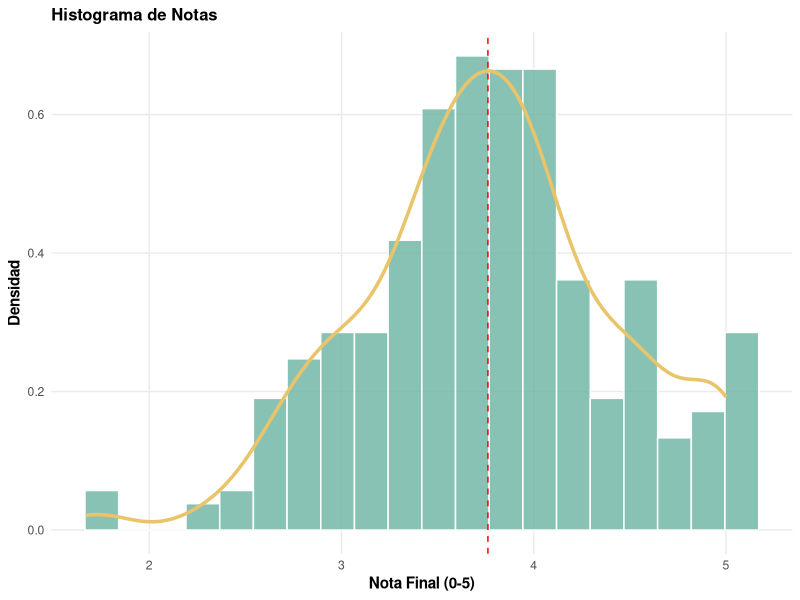
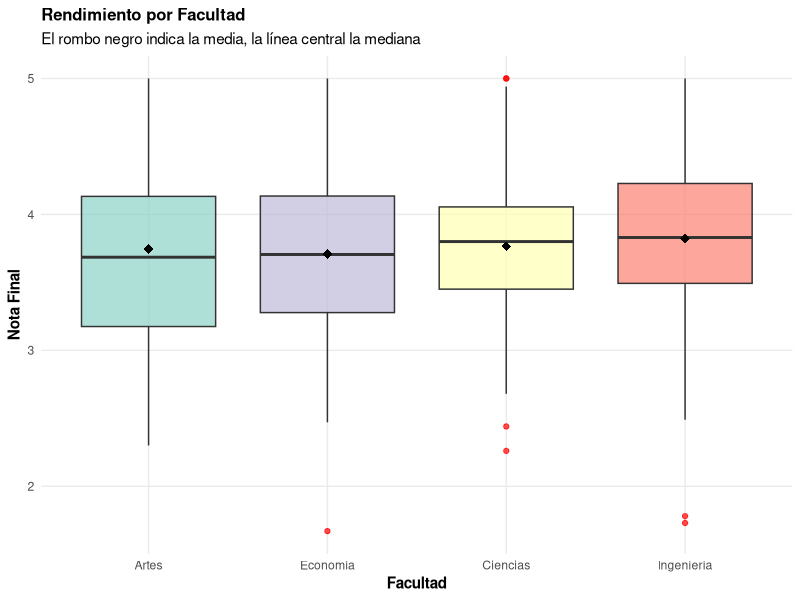
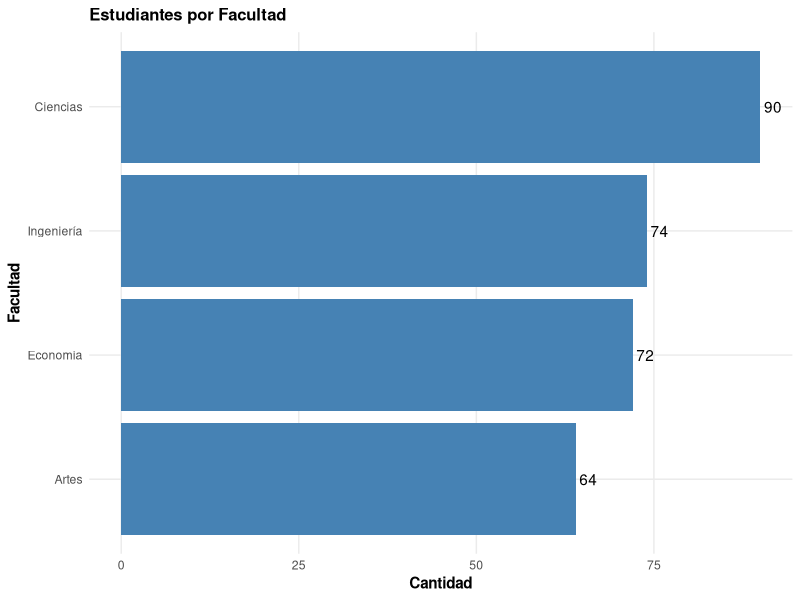
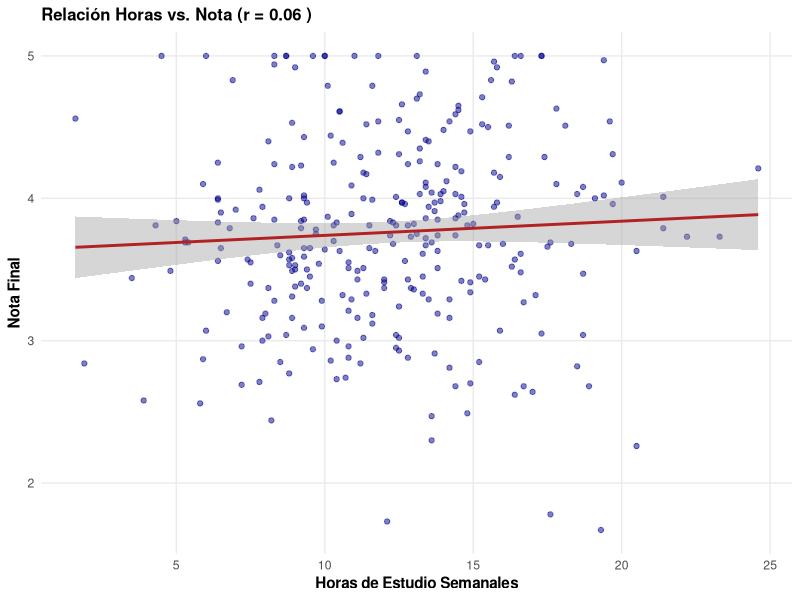

These figures' R source, in order:
## ---- chunk 1
#| label: setup-cap1
#| message: false
#| warning: false

library(tidyverse)
library(knitr)
library(kableExtra)
library(e1071)      # Para asimetría y curtosis
library(patchwork)  # Para unir gráficos

# Configuración global del tema gráfico
theme_set(theme_minimal() + 
            theme(
              plot.title = element_text(face = "bold", size = 12),
              axis.title = element_text(face = "bold"),
              panel.grid.minor = element_blank()
            ))

## ---- chunk 2
#| label: data-generation

set.seed(2026) # Para reproducibilidad

n <- 300

datos_estudiantes <- data.frame(
  id = 1:n,
  genero = sample(c("Femenino", "Masculino"), n, replace = TRUE, prob = c(0.5, 0.5)),
  facultad = sample(c("Ingeniería", "Ciencias", "Artes", "Economía"), n, replace = TRUE),
  edad = sample(17:25, n, replace = TRUE, prob = c(0.1, 0.3, 0.25, 0.15, 0.1, 0.05, 0.03, 0.01, 0.01)),
  horas_estudio = round(rnorm(n, mean = 12, sd = 4), 1),
  nota_final = round(rnorm(n, mean = 3.8, sd = 0.7), 2)
)

# Ajustes lógicos (limpieza de datos simulados)
datos_estudiantes <- datos_estudiantes %>%
  mutate(
    horas_estudio = ifelse(horas_estudio < 0, 0, horas_estudio),
    nota_final = pmin(pmax(nota_final, 0), 5.0) # Acotar notas entre 0 y 5
  )

# Vista previa
head(datos_estudiantes) %>%
  kable(caption = "Primeros registros del dataset de Estudiantes") %>%
  kable_styling(bootstrap_options = c("striped", "hover"), full_width = F)

## ---- chunk 3
#| label: tendencia-central

stats_central <- datos_estudiantes %>%
  summarise(
    Media = mean(nota_final),
    Mediana = median(nota_final),
    Media_Recortada = mean(nota_final, trim = 0.1) # Elimina el 10% extremo superior e inferior
  )

stats_central %>%
  kable(digits = 2, caption = "Medidas de Tendencia Central (Nota Final)")

## ---- chunk 4
#| label: dispersion

stats_dispersion <- datos_estudiantes %>%
  summarise(
    Minimo = min(nota_final),
    Maximo = max(nota_final),
    Rango = max(nota_final) - min(nota_final),
    Varianza = var(nota_final),
    Desv_Std = sd(nota_final),
    CV = (sd(nota_final) / mean(nota_final)) * 100
  )

stats_dispersion %>%
  kable(digits = 3, caption = "Medidas de Dispersión de las Notas")

## ---- chunk 5
#| label: forma

stats_forma <- datos_estudiantes %>%
  summarise(
    Asimetria = skewness(nota_final),
    Curtosis = kurtosis(nota_final)
  )

print(stats_forma)

## ---- chunk 6
#| label: fig-hist-notas
#| fig-cap: "Distribución de las Notas Finales"

ggplot(datos_estudiantes, aes(x = nota_final)) +
  geom_histogram(aes(y = ..density..), bins = 20, fill = "#69b3a2", color = "white", alpha = 0.8) +
  geom_density(color = "#e9c46a", size = 1.2) +
  geom_vline(aes(xintercept = mean(nota_final)), color = "red", linetype = "dashed") +
  labs(title = "Histograma de Notas", x = "Nota Final (0-5)", y = "Densidad")

## ---- chunk 7
#| label: fig-boxplot-facultad
#| fig-cap: "Comparación de notas por Facultad"

ggplot(datos_estudiantes, aes(x = reorder(facultad, nota_final, FUN = median), y = nota_final, fill = facultad)) +
  geom_boxplot(alpha = 0.7, outlier.colour = "red") +
  stat_summary(fun = mean, geom = "point", shape = 18, size = 3, color = "black") + # Rombo negro es la media
  scale_fill_brewer(palette = "Set3") +
  labs(title = "Rendimiento por Facultad",
       subtitle = "El rombo negro indica la media, la línea central la mediana",
       x = "Facultad", y = "Nota Final") +
  theme(legend.position = "none")

## ---- chunk 8
#| label: tablas-frecuencia

tabla_facultad <- datos_estudiantes %>%
  group_by(facultad) %>%
  summarise(
    Frec_Abs = n(),
    Nota_Promedio = mean(nota_final)
  ) %>%
  mutate(
    Frec_Rel = Frec_Abs / sum(Frec_Abs),
    Porcentaje = paste0(round(Frec_Rel * 100, 1), "%")
  ) %>%
  arrange(desc(Frec_Abs))

tabla_facultad %>%
  kable(caption = "Distribución de estudiantes por Facultad")

## ---- chunk 9
#| label: fig-barras-facultad
#| fig-cap: "Conteo de estudiantes por facultad"

ggplot(tabla_facultad, aes(x = reorder(facultad, Frec_Abs), y = Frec_Abs)) +
  geom_col(fill = "steelblue") +
  geom_text(aes(label = Frec_Abs), hjust = -0.2) +
  coord_flip() + # Barras horizontales
  labs(title = "Estudiantes por Facultad", x = "Facultad", y = "Cantidad")

## ---- chunk 10
#| label: fig-correlacion
#| fig-cap: "Correlación entre horas de estudio y nota final"

correlacion <- cor(datos_estudiantes$horas_estudio, datos_estudiantes$nota_final)

ggplot(datos_estudiantes, aes(x = horas_estudio, y = nota_final)) +
  geom_point(alpha = 0.5, color = "darkblue") +
  geom_smooth(method = "lm", color = "firebrick", se = TRUE) +
  labs(title = paste("Relación Horas vs. Nota (r =", round(correlacion, 2), ")"),
       x = "Horas de Estudio Semanales", y = "Nota Final")
